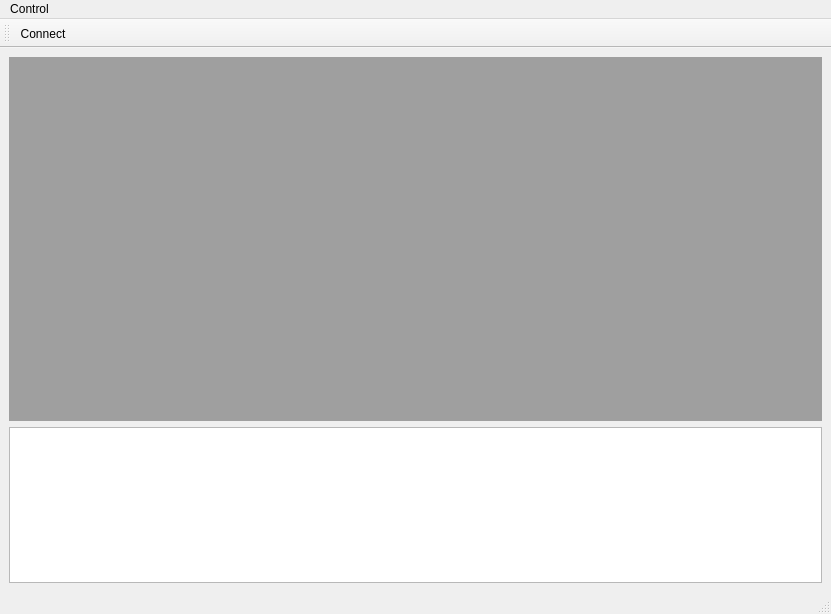
<?xml version="1.0" encoding="UTF-8"?>
<ui version="4.0">
 <class>MainWindow</class>
 <widget class="QMainWindow" name="MainWindow">
  <property name="geometry">
   <rect>
    <x>0</x>
    <y>0</y>
    <width>831</width>
    <height>614</height>
   </rect>
  </property>
  <property name="windowTitle">
   <string>Control Center</string>
  </property>
  <widget class="QWidget" name="centralwidget">
   <layout class="QVBoxLayout" name="verticalLayout">
    <item>
     <widget class="QMdiArea" name="mdiArea"/>
    </item>
    <item>
     <widget class="QTextBrowser" name="tBrLog"/>
    </item>
   </layout>
  </widget>
  <widget class="QMenuBar" name="menubar">
   <property name="geometry">
    <rect>
     <x>0</x>
     <y>0</y>
     <width>831</width>
     <height>21</height>
    </rect>
   </property>
   <widget class="QMenu" name="menuControl">
    <property name="title">
     <string>Control</string>
    </property>
    <addaction name="actionConnect"/>
    <addaction name="separator"/>
    <addaction name="actionExit"/>
   </widget>
   <addaction name="menuControl"/>
  </widget>
  <widget class="QStatusBar" name="statusbar"/>
  <widget class="QToolBar" name="toolBar">
   <property name="windowTitle">
    <string>toolBar</string>
   </property>
   <attribute name="toolBarArea">
    <enum>TopToolBarArea</enum>
   </attribute>
   <attribute name="toolBarBreak">
    <bool>false</bool>
   </attribute>
   <addaction name="actionConnect"/>
  </widget>
  <action name="actionConnect">
   <property name="text">
    <string>Connect</string>
   </property>
  </action>
  <action name="actionExit">
   <property name="text">
    <string>Exit</string>
   </property>
   <property name="shortcut">
    <string>Ctrl+Q</string>
   </property>
  </action>
 </widget>
 <resources/>
 <connections>
  <connection>
   <sender>actionExit</sender>
   <signal>triggered()</signal>
   <receiver>MainWindow</receiver>
   <slot>close()</slot>
   <hints>
    <hint type="sourcelabel">
     <x>-1</x>
     <y>-1</y>
    </hint>
    <hint type="destinationlabel">
     <x>126</x>
     <y>106</y>
    </hint>
   </hints>
  </connection>
 </connections>
</ui>
